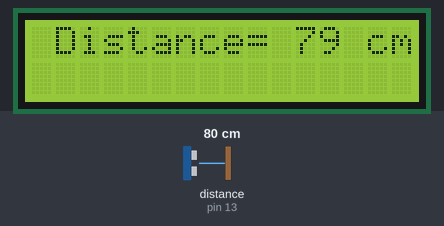
The sketch below on a simulated Arduino Uno, built with avr-gcc and run on an emulated ATmega328P. Shown: 16×2 character LCD. Wiring (inferred from the names in the program): ultrasonic range finder: trigger pin 12; echo pin 13. Inputs (shaded band) come from the test bench; at power-on: distance to the obstacle (sensor on pin 13) 80 cm. The echo pulse lasts 58.3 µs per cm.

Above: at 1.2 s.
1.3 s: distance to the obstacle (sensor on pin 13) set to 2 cm
At 2.5 s:
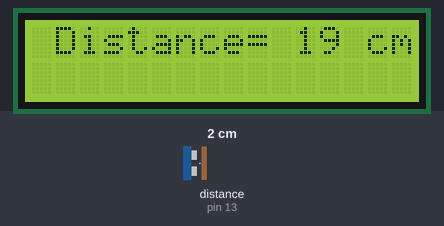
2.8 s: distance to the obstacle (sensor on pin 13) set to 4 cm
At 3.6 s:
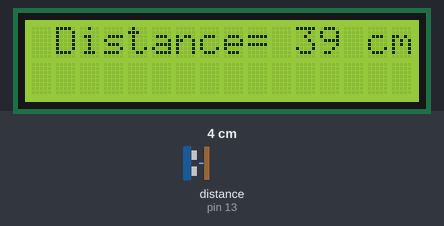
4.3 s: distance to the obstacle (sensor on pin 13) set to 9 cm
At 4.7 s:
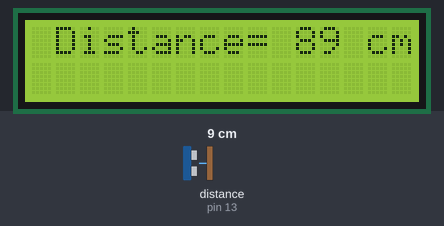
Timing chart, 0 to 7.3 s (numbered marks = the images above; inputs shaded):
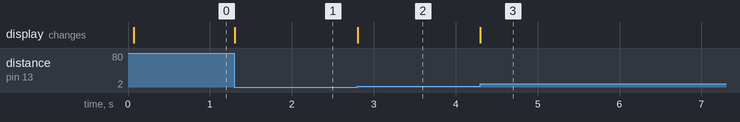

Measured:
- after the input at 1.3 s, the display: changes at once (image 1)
- after the input at 2.8 s, the display: changes at once (image 2)
- after the input at 4.3 s, the display: changes at once (image 3)

The sketch:

interface-ultrasonic-sensor-arduino.ino
```cpp
#define trigPin 12
#define echoPin 13

#include <LiquidCrystal.h>

// initialize the library with the numbers of the interface pins
LiquidCrystal lcd(7, 6, 5, 4, 3, 2);

void setup()
{
lcd.begin(16, 2);
pinMode(trigPin, OUTPUT);
pinMode(echoPin, INPUT);
lcd.setCursor(1,0);
lcd.print("Distance=");
}

void loop()
{
long duration, distance;
digitalWrite(trigPin, LOW); // Added this line
delayMicroseconds(2); // Added this line
digitalWrite(trigPin, HIGH);
delayMicroseconds(10); // Added this line
digitalWrite(trigPin, LOW);
duration = pulseIn(echoPin, HIGH);
distance = (duration/2) / 29.1; // conversion in cm
lcd.setCursor(11,0);
lcd.print(distance); //output on lcd in centimeter
lcd.setCursor(14,0);
lcd.print("cm");
}
```
